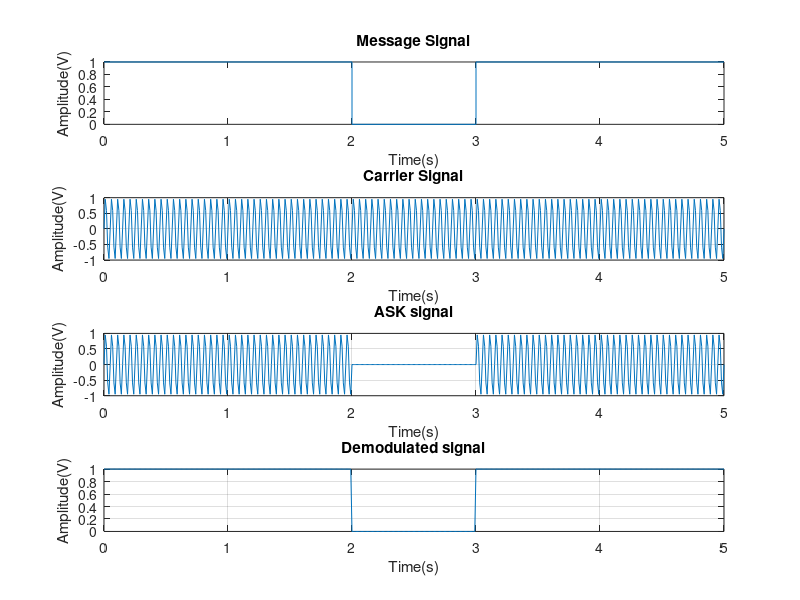

Recreate this plot in MATLAB.
close all;
clear all;
clf;
fc=20
n=[1 1 0 1 1 ]
l=length(n)
if n(l)==1
    n(l+1)=1
else
    n(l+1)=0
end
l1=length(n)
tn=0:l1-1
subplot(4,1,1)
stairs(tn,n);
xlabel('Time(s)');
ylabel('Amplitude(V)')
title('Message Signal');
t=0:0.01:l
c=sin(2*pi*fc*t)
subplot(4,1,2)
plot(t,c);
xlabel('Time(s)');
ylabel('Amplitude(V)');
title('Carrier Signal');
grid on;
for i=1:l
    for(j=(i-1)*100:i*100)
        if(n(i)==1)
            s(j+1)=c(j+1)
        else
            s(j+1)=0;
       end
    end
end
subplot(4,1,3);
plot(t,s);
xlabel('Time(s)');
ylabel('Amplitude(V)');
title('ASK signal');
grid on;
for i=1:l
    for j=(i-1)*100:i*100
        if(s(j+1)==c(j+1))
            x(j+1)=1;
        else
            x(j+1)=0;
        end
    end
end
subplot(4,1,4)
plot(t,x);
xlabel('Time(s)');
ylabel('Amplitude(V)');
title('Demodulated signal');
grid on;
